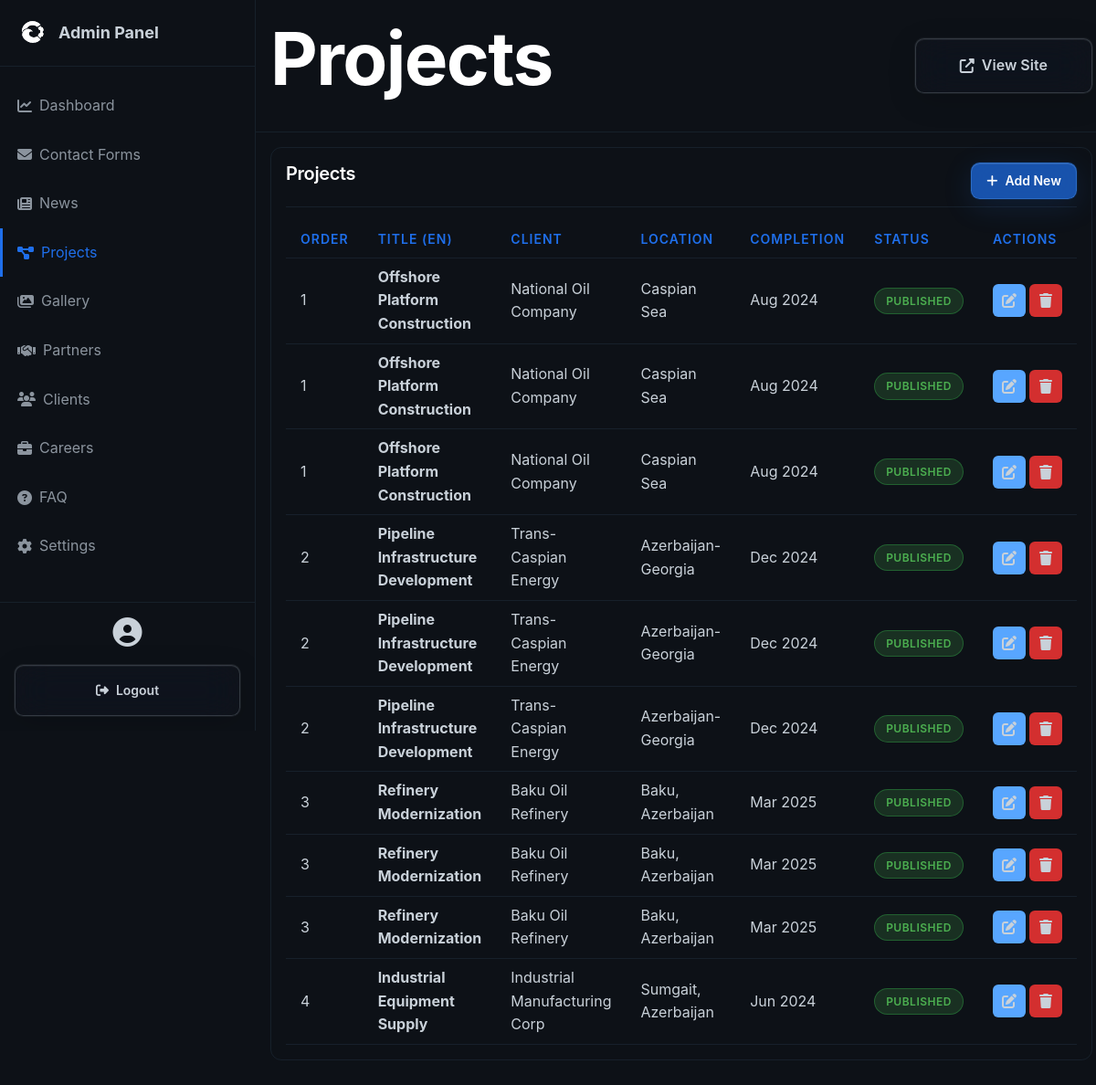
The page /admin/projects.php (signed in) on the database as committed earlier.
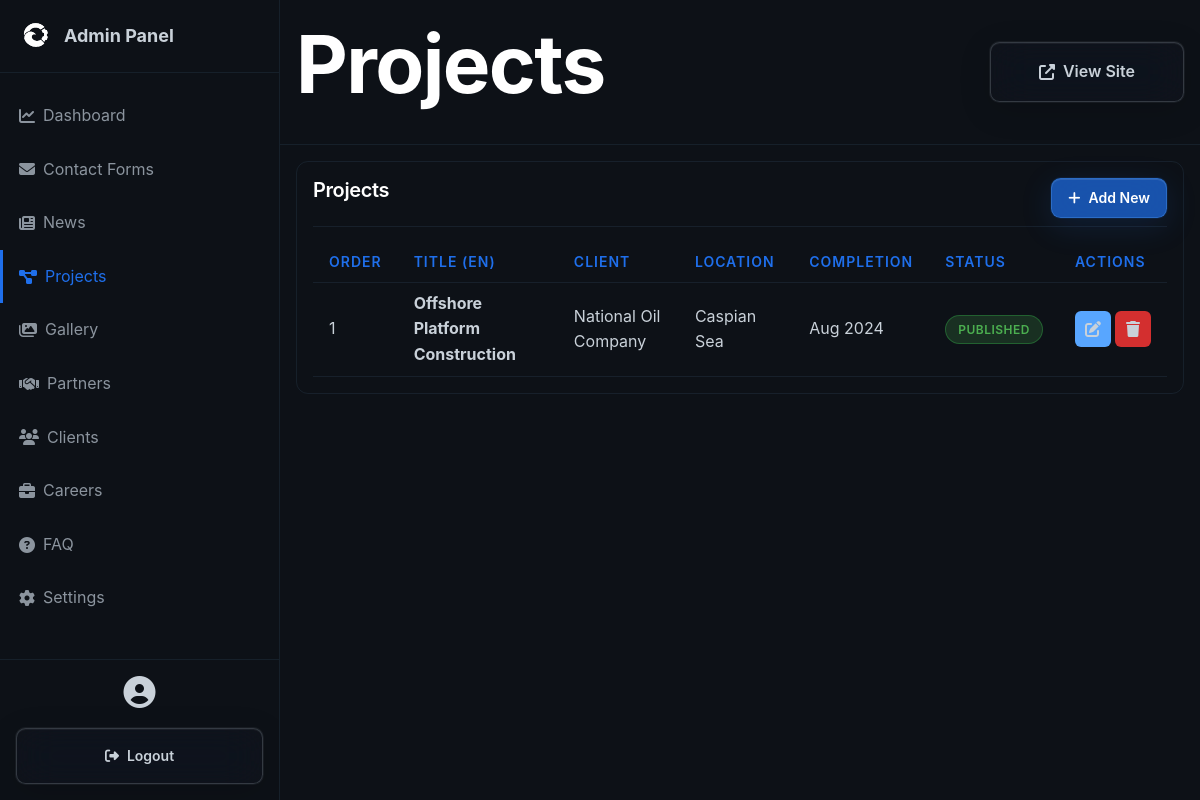
The same page on the database as committed later.
### tables this page shows
CREATE TABLE projects (
                id INTEGER PRIMARY KEY AUTOINCREMENT,
                title_en TEXT NOT NULL,
                title_ru TEXT NOT NULL,
                title_az TEXT NOT NULL,
                description_en TEXT NOT NULL,
                description_ru TEXT NOT NULL,
                description_az TEXT NOT NULL,
                category_en TEXT,
                category_ru TEXT,
                category_az TEXT,
                client TEXT,
                completion_date DATE,
                location TEXT,
                images TEXT,
                created_at DATETIME DEFAULT CURRENT_TIMESTAMP,
                updated_at DATETIME DEFAULT CURRENT_TIMESTAMP,
                is_published INTEGER DEFAULT 1,
                sort_order INTEGER DEFAULT 0
            );

### admin/projects.php (the view, shortened to what this page needs)
<?php
require_once 'header.php';
$db = Database::getInstance()->getConnection();
$stmt = $db->query("SELECT * FROM projects ORDER BY sort_order ASC");
$projects = $stmt->fetchAll();
?>
<div class="admin-card">
    <div class="admin-card-header">
        <h3 class="admin-card-title">Projects</h3>
        <a href="<?php echo BASE_URL; ?>/admin/projects-edit.php" class="btn btn-primary btn-sm">
            <i class="fas fa-plus"></i> Add New
        </a>
    </div>
    <?php if (count($projects) > 0): ?>
    <table class="admin-table">
        <thead>
            <tr>
                <th>Order</th>
                <th>Title (EN)</th>
                <th>Client</th>
                <th>Location</th>
                <th>Completion</th>
                <th>Status</th>
                <th>Actions</th>
            </tr>
        </thead>
        <tbody>
            <?php foreach ($projects as $project): ?>
            <tr>
                <td><?php echo $project['sort_order']; ?></td>
                <td><strong><?php echo htmlspecialchars($project['title_en']); ?></strong></td>
                <td><?php echo htmlspecialchars($project['client']); ?></td>
                <td><?php echo htmlspecialchars($project['location']); ?></td>
                <td><?php echo $project['completion_date'] ? date('M Y', strtotime($project['completion_date'])) : '-'; ?></td>
                <td>
                    <?php if ($project['is_published']): ?>
                        <span class="badge badge-success">Published</span>
                    <?php else: ?>
                        <span class="badge badge-danger">Draft</span>
                    <?php endif; ?>
                </td>
                <td>
                    <div class="action-buttons">
                        <a href="<?php echo BASE_URL; ?>/admin/projects-edit.php?id=<?php echo $project['id']; ?>" class="btn-icon btn-edit">
                            <i class="fas fa-edit"></i>
                        </a>
                        <a href="?delete=<?php echo $project['id']; ?>" class="btn-icon btn-delete" onclick="return confirm('Are you sure?')">
                            <i class="fas fa-trash"></i>
                        </a>
                    </div>
                </td>
            </tr>
            <?php endforeach; ?>
        </tbody>
    </table>
    <?php endif; ?>
</div>
<?php require_once 'footer.php'; ?>

Rows that differ between the two databases and show on the page:
removed projects: sort_order "1", title_en "Offshore Platform Construction", client "National Oil Company", location "Caspian Sea", completion_date "Aug 2024", is_published "PUBLISHED"
removed projects: sort_order "1", title_en "Offshore Platform Construction", client "National Oil Company", location "Caspian Sea", completion_date "Aug 2024", is_published "PUBLISHED"
removed projects: sort_order "2", title_en "Pipeline Infrastructure Development", client "Trans-Caspian Energy", location "Azerbaijan-Georgia", completion_date "Dec 2024", is_published "PUBLISHED"
removed projects: sort_order "2", title_en "Pipeline Infrastructure Development", client "Trans-Caspian Energy", location "Azerbaijan-Georgia", completion_date "Dec 2024", is_published "PUBLISHED"
removed projects: sort_order "2", title_en "Pipeline Infrastructure Development", client "Trans-Caspian Energy", location "Azerbaijan-Georgia", completion_date "Dec 2024", is_published "PUBLISHED"
removed projects: sort_order "3", title_en "Refinery Modernization", client "Baku Oil Refinery", location "Baku, Azerbaijan", completion_date "Mar 2025", is_published "PUBLISHED"
removed projects: sort_order "3", title_en "Refinery Modernization", client "Baku Oil Refinery", location "Baku, Azerbaijan", completion_date "Mar 2025", is_published "PUBLISHED"
removed projects: sort_order "3", title_en "Refinery Modernization", client "Baku Oil Refinery", location "Baku, Azerbaijan", completion_date "Mar 2025", is_published "PUBLISHED"
removed projects: sort_order "4", title_en "Industrial Equipment Supply", client "Industrial Manufacturing Corp", location "Sumgait, Azerbaijan", completion_date "Jun 2024", is_published "PUBLISHED"
